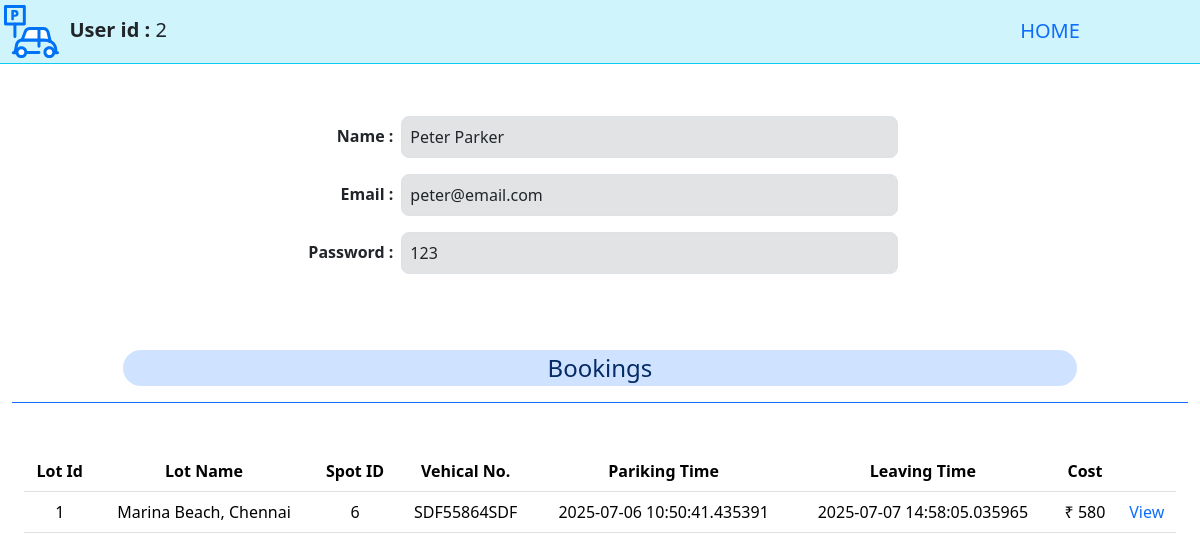
Screenshot of /users/2 (signed in) with the database file from the repository.
### application/models.py (models this page shows)
class User(db.Model):
    id = db.Column(db.Integer, primary_key=True, autoincrement=True)
    email = db.Column(db.String(), unique=True, nullable=False)
    username = db.Column(db.String(), nullable=False)
    password = db.Column(db.String(), nullable=False)
    is_admin = db.Column(db.Boolean, default=False)
    bookings = db.relationship('Booking', backref='user', lazy=True, order_by='Booking.parking')

class Booking(db.Model):
    id = db.Column(db.Integer(), primary_key=True, autoincrement=True)
    user_id = db.Column(db.Integer(), db.ForeignKey('user.id'), nullable=False)
    lot_id = db.Column(db.Integer(), db.ForeignKey('parking_lot.id'), nullable=False)
    spot_id = db.Column(db.Integer(), db.ForeignKey('parking_spot.id'), nullable=False)
    parking = db.Column(db.DateTime(), nullable=False)
    leaving = db.Column(db.DateTime(), nullable=True)
    vehicle_no = db.Column(db.String(), nullable=False)
    cost = db.Column(db.Integer(), nullable= True)

class Parking_lot(db.Model):
    id = db.Column(db.Integer, primary_key=True ,autoincrement=True)
    max_spots = db.Column(db.Integer(), nullable=False)
    price = db.Column(db.Integer(), nullable=False)
    prime_location = db.Column(db.String(), unique=True, nullable=False)
    pincode = db.Column(db.Integer(), nullable=False)
    address = db.Column(db.String(), nullable=False)
    spots = db.relationship('Parking_spot', backref='parking_lot', lazy=True)
    bookings = db.relationship('Booking', backref='parking_lot', lazy=True, order_by='Booking.parking')

### application/controllers.py (the view)
@app.route("/users/<int:id>", methods=['GET','POST'])
def viewuser(id):
    if 'user' not in session:
        return redirect(url_for('login'))
    u=User.query.filter(User.id==session['user']).first()
    if u.is_admin==True:
        usr=User.query.get(id)
        if usr:
            bk=reversed(usr.bookings)
            lt={b.lot_id:Parking_lot.query.get(b.lot_id) for b in usr.bookings}
            return render_template('viewuser.html',user=usr,lots=lt, bookings=bk)
        else:
            flash("\\nUser Does NOT exists !!")
            return redirect(url_for('admin'))
    return redirect(url_for('user'))

### templates/viewuser.html (shortened to what this page needs)
{% extends "template.jinja" %}
{% block body %}
<div class="container-fluid">
    <div class="row border-bottom border-info mb-5 bg-info-subtle justify-content-center">
        <div class="col fs-5 p-1"> <img src="/static/parking.svg" width="55" height="55" alt="ParkHere">
            <b>&nbsp;User id :</b> {{user.id}}
        </div>
        <div class="col-3 text-center fs-5 p-3">
            <a class="link link-primary link-underline-opacity-0" href="/">HOME</a>
        </div>
    </div>
    <div class="row justify-content-center mb-2 p-1">
        <div class="col-3 p-2 text-end"> <b>Name :</b>
        </div>
        <div class="col-5 bg-secondary-subtle border rounded-3 p-2 ">{{user.username}}
        </div>
        <div class="col-2 ">
        </div>
    </div>
    <div class="row justify-content-center mb-2 p-1">
        <div class="col-3 p-2 text-end"> <b>Email :</b>
        </div>
        <div class="col-5 bg-secondary-subtle border rounded-3 p-2 ">{{user.email}}
        </div>
        <div class="col-2 ">
        </div>
    </div>
    <div class="row justify-content-center mb-2 p-1">
        <div class="col-3 p-2 text-end"> <b>Password :</b>
        </div>
        <div class="col-5 bg-secondary-subtle border rounded-3 p-2 ">{{user.password}}
        </div>
        <div class="col-2 ">
        </div>
    </div>
    <br><br>
    <div class="container-fluid mb-5">
        <div class="row border-bottom border-primary justify-content-center p-3 mb-5">
            <div class="col-10 bg-primary-subtle rounded-pill text-primary-emphasis text-center fs-4">
                Bookings
            </div>
        </div>
        <table class="table text-center">
            <thead>
                <th>Lot Id</th>
                <th>Lot Name</th>
                <th>Spot ID</th>
                <th>Vehical No.</th>
                <th>Pariking Time</th>
                <th>Leaving Time</th>
                <th>Cost</th>
                <th></th>
            </thead>
            <tbody>
                {% for b in bookings %}
                <tr>
                    <td>{{b.lot_id}}</td>
                    <td>{{lots[b.lot_id].prime_location}}</td>
                    <td>{{b.spot_id}}</td>
                    <td>{{b.vehicle_no}}</td>
                    <td>{{b.parking}}</td>
                    <td>{{b.leaving}}</td>
                    <td>₹ {{b.cost}}</td>
                    <td><a class="link-primary link-underline-opacity-0" href="/editlot/{{b.lot_id}}">View</a></td>
                </tr>
                {% endfor %}
            </tbody>
        </table>
    </div>
    <br><br><br><br><br><br><br><br><br><br><br>
</div>
    {% endblock %}

### rows the page displays
User: id "2", username "Peter Parker", email "peter@email.com", password "123"
Booking: lot_id "1", spot_id "6", vehicle_no "SDF55864SDF", parking "2025-07-06 10:50:41.435391", leaving "2025-07-07 14:58:05.035965", cost "580"
Parking_lot: prime_location "Marina Beach, Chennai"
